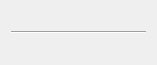
<?xml version="1.0" encoding="UTF-8"?>
<ui version="4.0">
 <class>Form</class>
 <widget class="QWidget" name="Form">
  <property name="geometry">
   <rect>
    <x>0</x>
    <y>0</y>
    <width>157</width>
    <height>65</height>
   </rect>
  </property>
  <property name="windowTitle">
   <string>Form</string>
  </property>
  <layout class="QVBoxLayout" name="verticalLayout_2">
   <property name="spacing">
    <number>9</number>
   </property>
   <item>
    <widget class="PresetPickerWidget" name="presetPicker" native="true"/>
   </item>
   <item>
    <widget class="Line" name="line">
     <property name="orientation">
      <enum>Qt::Horizontal</enum>
     </property>
    </widget>
   </item>
   <item>
    <widget class="PlotWidget" name="plot" native="true"/>
   </item>
  </layout>
 </widget>
 <customwidgets>
  <customwidget>
   <class>PlotWidget</class>
   <extends>QWidget</extends>
   <header>pyqtgraph</header>
   <container>1</container>
  </customwidget>
  <customwidget>
   <class>PresetPickerWidget</class>
   <extends>QWidget</extends>
   <header>frcpredict.ui</header>
   <container>1</container>
  </customwidget>
 </customwidgets>
 <resources/>
 <connections/>
</ui>
